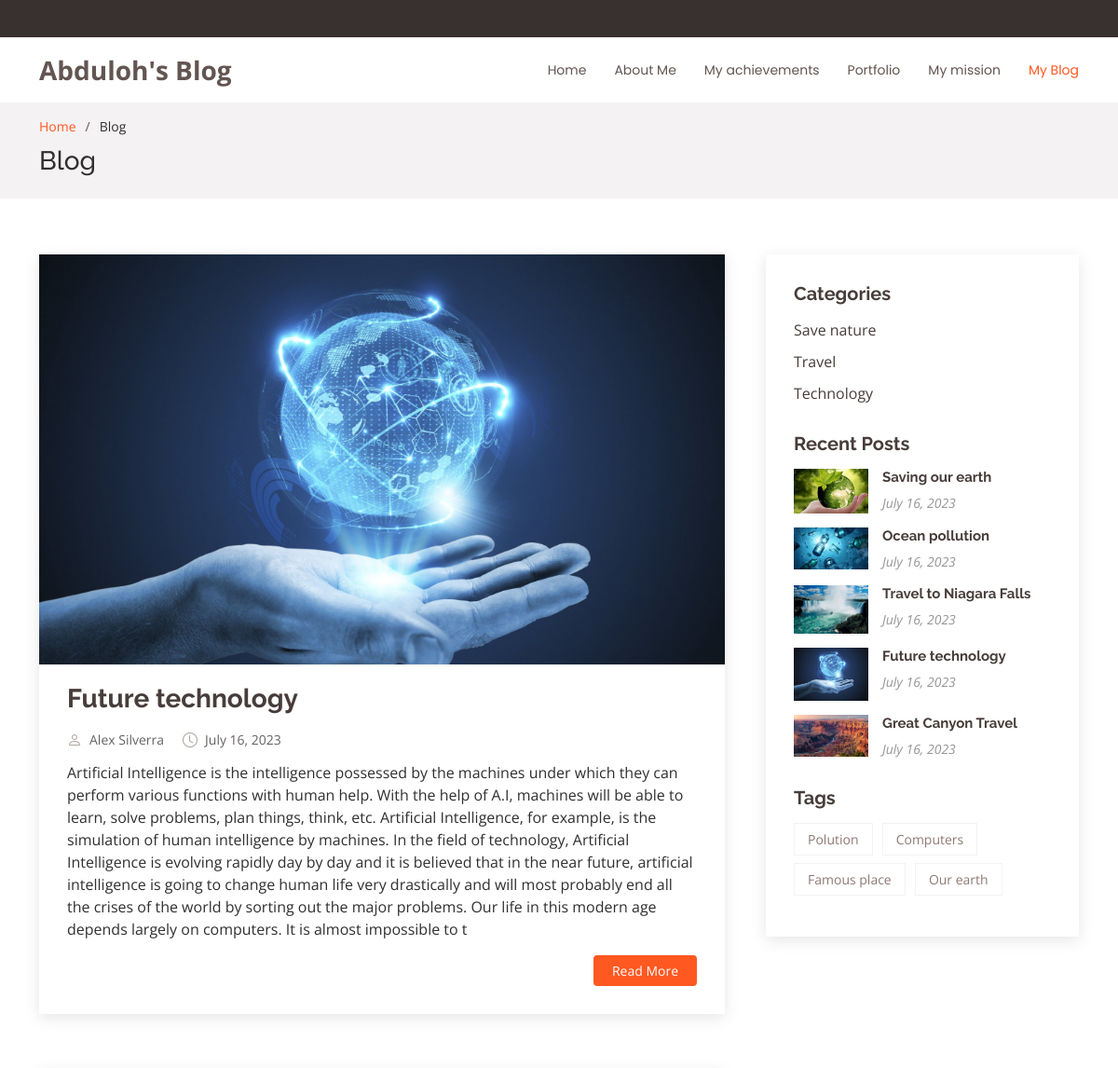
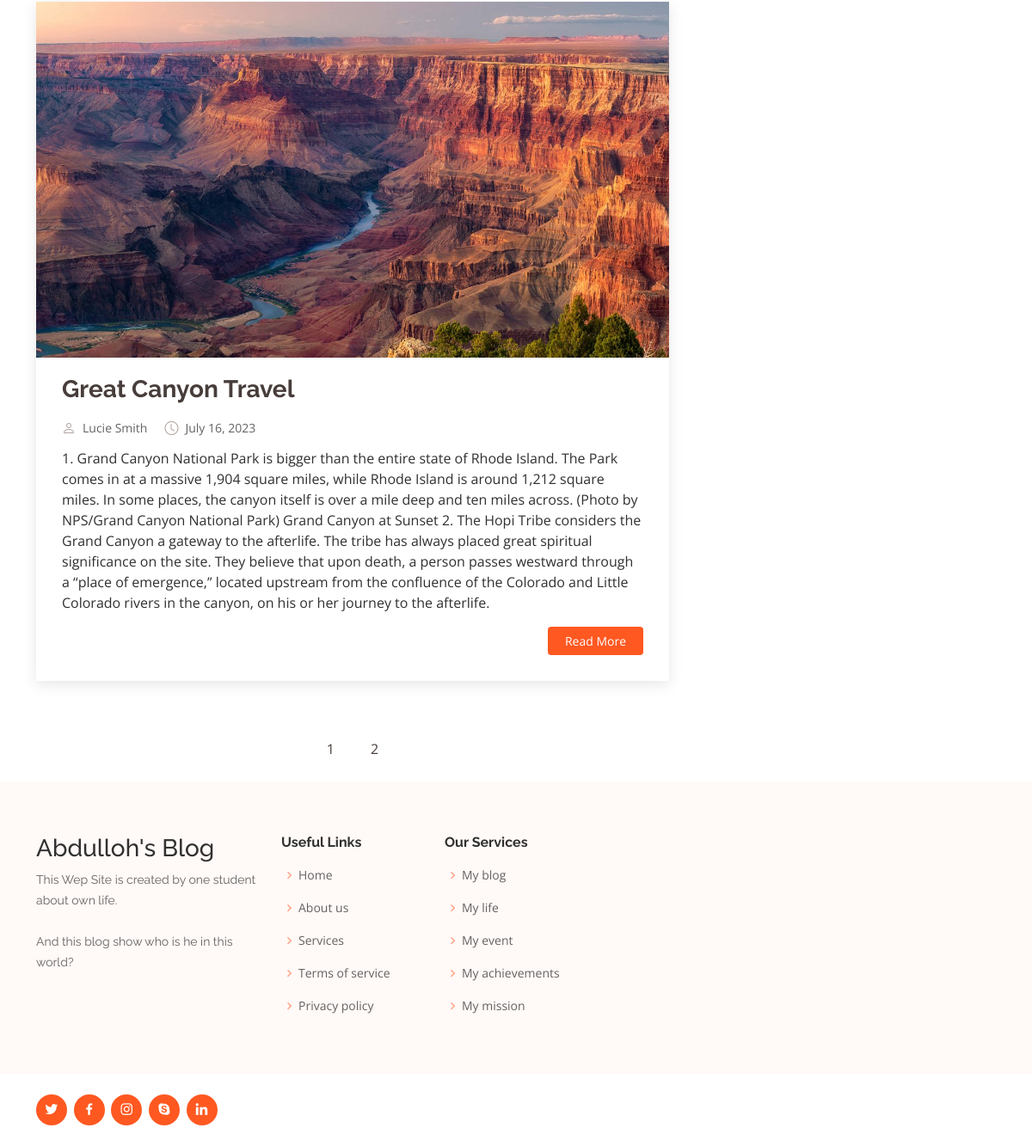
Screenshot of /blog/?page=2 with the database file from the repository (2 pictures, top to bottom).
### app1/models.py (models this page shows, shortened)
class Blog(models.Model):
    author=models.ForeignKey(Author,on_delete=models.SET_NULL,null=True,blank=True)
    img=models.FileField(upload_to='blog-img')
    title=models.CharField(max_length=250)
    text=models.TextField()
    date=models.DateField(auto_now=True)
    category=models.ForeignKey(Category, on_delete=models.SET_NULL,null=True,blank=True)
    tag=models.ForeignKey(Tags,on_delete=models.SET_NULL, null=True,blank=True)

class Author(models.Model):
    full_name=models.CharField(max_length=100,default='Unknown')
    birth_year=models.DateField()
    your_status=models.CharField(max_length=200,default='Nothing is impossible in life.')
    img=models.FileField(upload_to='blog-img',default=None, blank=True, null=True)
    def __str__(self):
        return self.full_name

class Category(models.Model):
    title=models.CharField(max_length=50)

class Tags(models.Model):
    title=models.CharField(max_length=50)

### app1/views.py (the view)
# urls.py: path('blog/',blog),
def blog(request):
    if request.method=='POST':
        searched=request.POST.get('search')
        result=Blog.objects.filter(title__contains=searched)
        return redirect('/blog/')
    p=Paginator(Blog.objects.all(), 3)
    page=request.GET.get('page')
    pagination_result=p.get_page(page)
    nums="a"*pagination_result.paginator.num_pages
    data={
        'Blog': pagination_result,
        'Blog_recent':Blog.objects.all().order_by('-date')[:5],
        'Categories':Category.objects.all(),
        "Nums":nums,
        "Tag": Tags.objects.all(),
    }
    return render(request,'blog.html',data)

### templates/blog.html (shortened to what this page needs)
<!DOCTYPE html>
<html lang="en">
<head>
  {% load static %}
  <link href="{% static 'assets/vendor/aos/aos.css'%}" rel="stylesheet">
  <link href="{% static 'assets/vendor/bootstrap/css/bootstrap.min.css'%}" rel="stylesheet">
  <link href="{% static 'assets/vendor/bootstrap-icons/bootstrap-icons.css'%}" rel="stylesheet">
  <link href="{% static 'assets/vendor/boxicons/css/boxicons.min.css'%}" rel="stylesheet">
  <link href="{% static 'assets/vendor/glightbox/css/glightbox.min.css'%}" rel="stylesheet">
  <link href="{% static 'assets/vendor/swiper/swiper-bundle.min.css'%}" rel="stylesheet">
  <link href="{% static 'assets/css/style.css'%}" rel="stylesheet">
</head>
<body>
  <section id="topbar" class="d-flex align-items-center">
  </section>
  <header id="header" class="d-flex align-items-center">
    <div class="container d-flex align-items-center justify-content-between">
      <div class="logo">
        <h1><a href="index.html">Abduloh's Blog</a></h1>
      </div>
      <nav id="navbar" class="navbar">
        <ul>
          <li><a class="nav-link scrollto " href="/index/">Home</a></li>
          <li><a class="nav-link scrollto" href="/index/#about">About Me</a></li>
          <li><a class="nav-link scrollto" href="/index/#achievements">My achievements</a></li>
          <li><a class="nav-link scrollto " href="/index/#portfolio">Portfolio</a></li>
          <li><a class="nav-link scrollto" href="/index/#mission">My mission</a></li>
          <li><a class="active"  href="/blog/">My Blog</a></li>
        </ul>
      </nav>
    </div>
  </header>
  <main id="main">
    <section id="breadcrumbs" class="breadcrumbs">
      <div class="container">
        <ol>
          <li><a href="/index/">Home</a></li>
          <li>Blog</li>
        </ol>
        <h2>Blog</h2>
      </div>
    </section>
    <section id="blog" class="blog">
      <div class="container" data-aos="fade-up">
        <div class="row">
          <div class="col-lg-8 entries">
            {% for field in Blog %}
            <article class="entry">
              <div class="entry-img">
                <img src="{{field.img.url}}" alt="" class="img-fluid">
              </div>
              <h2 class="entry-title">
                <a href="/blog-single/{{field.id}}/">{{field.title}}</a>
              </h2>
              <div class="entry-meta">
                <ul>
                  <li class="d-flex align-items-center"><i class="bi bi-person"></i> <a href="/blog-single/{{field.id}}/">{{field.author}}</a></li>
                  <li class="d-flex align-items-center"><i class="bi bi-clock"></i> <a href="/blog-single/{{field.id}}/"><time datetime="2020-01-01">{{field.date}}</time></a></li>
                </ul>
              </div>
              <div class="entry-content">
                <p>
                  {{field.text |slice:":700"}}
                </p>
                <div class="read-more">
                  <a href="/blog-single/{{field.id}}/">Read More</a>
                </div>
              </div>
            </article>
            {% endfor %}
            <div class="blog-pagination">
              <ul class="justify-content-center">
                {% for i in Nums %}
                {% if i == forloop.counter %}
                <li class="active"><a href="?page={{forloop.counter}}">{{forloop.counter}}</a></li>
                {% else %}
                <li><a href="?page={{forloop.counter}}">{{forloop.counter}}</a></li>
                {%endif %}
                {% endfor %}
              </ul>
            </div>
          </div>
          <div class="col-lg-4">
            <div class="sidebar">
              <h3 class="sidebar-title">Categories</h3>
              <div class="sidebar-item categories">
                <ul>
                  {% for category in Categories %}
                  <li><a href="/blog_filter/{{category.id}}/">{{category.title}}</a></li>
                  {% endfor %}
                </ul>
              </div>
              <h3 class="sidebar-title">Recent Posts</h3>
              <div class="sidebar-item recent-posts">
                {% for i in Blog_recent %}
                <div class="post-item clearfix">
                  <img src="{{i.img.url}}" alt="">
                  <h4><a href="/blog-single/{{i.id}}/">{{i.title}}</a></h4>
                  <time datetime="2020-01-01">{{i.date}}</time>
                </div>
                {% endfor %}
              </div>
              <h3 class="sidebar-title">Tags</h3>
              <div class="sidebar-item tags">
                <ul>
                  {% for i in Tag %}
                  <li><a href="/blog_tag/{{i.id}}/">{{i.title}}</a></li>
                  {% endfor %}
                </ul>
              </div>
            </div>
          </div>
        </div>
      </div>
    </section>
  </main>
  <footer id="footer">
    <div class="footer-top">
      <div class="container">
        <div class="row">
          <div class="col-lg-3 col-md-6 footer-contact">
            <h3>Abdulloh's Blog</h3>
            <p>
              This Wep Site is created by one student about own life.<br><br>And this blog show who is he in this world?
            </p>
          </div>
          <div class="col-lg-2 col-md-6 footer-links">
            <h4>Useful Links</h4>
            <ul>
              <li><i class="bx bx-chevron-right"></i> <a href="#">Home</a></li>
              <li><i class="bx bx-chevron-right"></i> <a href="#">About us</a></li>
              <li><i class="bx bx-chevron-right"></i> <a href="#">Services</a></li>
              <li><i class="bx bx-chevron-right"></i> <a href="#">Terms of service</a></li>
              <li><i class="bx bx-chevron-right"></i> <a href="#">Privacy policy</a></li>
            </ul>
          </div>
          <div class="col-lg-3 col-md-6 footer-links">
            <h4>Our Services</h4>
            <ul>
              <li><i class="bx bx-chevron-right"></i> <a href="#">My blog </a></li>
              <li><i class="bx bx-chevron-right"></i> <a href="#">My life</a></li>
              <li><i class="bx bx-chevron-right"></i> <a href="#">My event</a></li>
              <li><i class="bx bx-chevron-right"></i> <a href="#">My achievements</a></li>
              <li><i class="bx bx-chevron-right"></i> <a href="#">My mission</a></li>
            </ul>
          </div>
        </div>
      </div>
    </div>
    <div class="container d-lg-flex py-4">
      <div class="social-links text-center text-lg-right pt-3 pt-lg-0">
        <a href="#" class="twitter"><i class="bx bxl-twitter"></i></a>
        <a href="#" class="facebook"><i class="bx bxl-facebook"></i></a>
        <a href="#" class="instagram"><i class="bx bxl-instagram"></i></a>
        <a href="#" class="google-plus"><i class="bx bxl-skype"></i></a>
        <a href="#" class="linkedin"><i class="bx bxl-linkedin"></i></a>
      </div>
    </div>
  </footer>
</body>
</html>

### rows the page displays
Blog: img (picture), title "Future technology", author "Alex Silverra", date "July 16, 2023", text "Artificial Intelligence is the intelligence possessed by the machines under which they can perform various functions with human help. With the help of A.I, machines will be able to learn, solve problems, plan things, think, etc. Artificial Intelligence, for example, is the simulation of human intelligence by machines. In the field of technology, Artificial Intelligence is evolving rapidly day by day and it is believed that in the near future, artificial intelligence is going to change human life very drastically and will most probably end all the crises of the world by sorting out the major problems. Our life in this modern age depends largely on computers. It is almost impossible to t"
Blog: img (picture), title "Great Canyon Travel", author "Lucie Smith", date "July 16, 2023", text "1. Grand Canyon National Park is bigger than the entire state of Rhode Island. The Park comes in at a massive 1,904 square miles, while Rhode Island is around 1,212 square miles. In some places, the canyon itself is over a mile deep and ten miles across. (Photo by NPS/Grand Canyon National Park) Grand Canyon at Sunset 2. The Hopi Tribe considers the Grand Canyon a gateway to the afterlife. The tribe has always placed great spiritual significance on the site. They believe that upon death, a person passes westward through a “place of emergence,” located upstream from the confluence of the Colorado and Little Colorado rivers in the canyon, on his or her journey to the afterlife."
Category: title "Save nature"
Category: title "Travel"
Category: title "Technology"
Blog: img (picture), title "Saving our earth", date "July 16, 2023"
Blog: img (picture), title "Ocean pollution", date "July 16, 2023"
Blog: img (picture), title "Travel to Niagara Falls", date "July 16, 2023"
Tags: title "Polution"
Tags: title "Computers"
Tags: title "Famous place"
Tags: title "Our earth"
